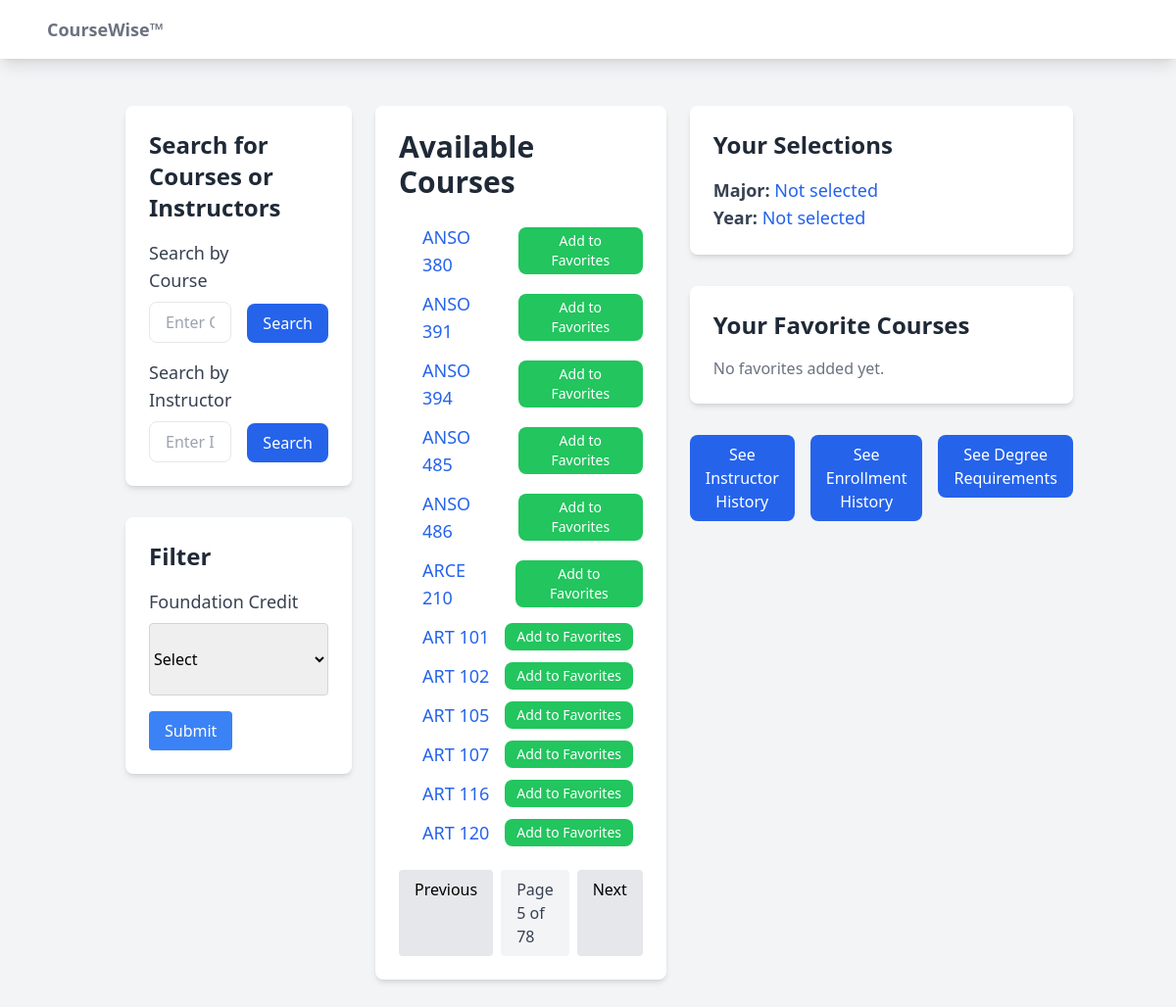
The app's page /courses/?page=5 with its own data.
### courses/models.py (models this page shows)
class CourseInfo(models.Model):
    semester = models.CharField(max_length=255)
    year = models.CharField(max_length=255)
    subject = models.CharField(max_length=255)
    course_number = models.IntegerField()
    course_title = models.CharField(max_length=255)
    catalog_title = models.CharField(max_length=255)
    f_credits = models.CharField(max_length=255)
    prereqs = models.CharField(max_length=255)
    meeting_pattern = models.CharField(max_length=255)
    meeting_time = models.CharField(max_length=255)
    instructor = models.CharField(max_length=255)
    max_enrollment = models.IntegerField()
    students_enrolled = models.IntegerField()
    primary_requests = models.IntegerField()
    major_requests = models.IntegerField()
    senior_requests = models.IntegerField()
    seniors_enrolled = models.IntegerField()
    junior_requests = models.IntegerField()
    juniors_enrolled = models.IntegerField()
    sophomore_requests = models.IntegerField()
    sophomores_enrolled = models.IntegerField()
    first_year_requests = models.IntegerField()
    first_years_enrolled = models.IntegerField()

### courses/views.py (the view, shortened to what this page needs)
# urls.py: 2. Add a URL to urlpatterns:  path('', views.home, name='home')
def home(request):
    f_credit = request.POST.get('f_credit', 'Not selected')
    major = request.session.get('major', 'Not selected')
    year = request.session.get('year', 'Not selected')
    if f_credit == 'Not selected':
        courses = CourseInfo.objects.values('subject', 'course_number').distinct().order_by('subject', 'course_number')
    else:
        courses = CourseInfo.objects.filter(f_credits__icontains=f_credit).values('subject', 'course_number').distinct().order_by('subject', 'course_number')
    favorites = request.session.get('favorites', [])
    favorite_courses = []
    for fav in favorites:
        subject, course_number = fav.split('-')
        course = CourseInfo.objects.filter(subject=subject, course_number=course_number).first()
        if course:
            favorite_courses.append(course)
    course_search = request.GET.get('courseSearch', '').strip()
    instructor_search = request.GET.get('instructorSearch', '').strip()
    paginator = Paginator(courses, 12)  # Show 12 courses per page
    page_number = request.GET.get('page')
    page_obj = paginator.get_page(page_number)
    return render(request, 'home.html', {
        'major': major,
        'year': year,
        'course_search': course_search,
        'instructor_search': instructor_search,
        'courses': page_obj,
        'favorite_courses': favorite_courses
    })

### templates/home.html (shortened to what this page needs)
{% extends "base.html" %}
{% block content %}
    <div class="flex container mx-auto px-6 py-8">
        <div class="container justify-start basis-1/4">
            <div class="bg-white shadow-md rounded-lg p-6 mb-8">
                <h2 class="text-2xl font-semibold text-gray-800 mb-4">Search for Courses or Instructors</h2>
                <form method="get" action="{% url 'home' %}" class="flex space-x-4 mb-4">
                    <div class="flex flex-col w-full">
                        <label for="courseSearch" class="text-lg font-medium text-gray-700 mb-2">Search by Course</label>
                        <input type="text" id="courseSearch" name="courseSearch" value="{{ course_search }}" class="px-4 py-2 border rounded-lg w-full" placeholder="Enter Course" />
                    </div>
                    <div class="flex items-end">
                        <button type="submit" class="bg-blue-600 text-white py-2 px-4 rounded-lg hover:bg-blue-700 transition-all duration-300">
                            Search
                        </button>
                    </div>
                </form>
                <form method="get" action="{% url 'instructor_history' %}" class="flex space-x-4">
                    <div class="flex flex-col w-full">
                        <label for="instructorSearch" class="text-lg font-medium text-gray-700 mb-2">Search by Instructor</label>
                        <input type="text" id="instructorSearch" name="instructorSearch" value="{{ instructor_search }}" class="px-4 py-2 border rounded-lg w-full" placeholder="Enter Instructor" />
                    </div>
                    <div class="flex items-end">
                        <button type="submit" class="bg-blue-600 text-white py-2 px-4 rounded-lg hover:bg-blue-700 transition-all duration-300">
                            Search
                        </button>
                    </div>
                </form>
            </div>
            <div class="bg-white shadow-md rounded-lg p-6 mb-8">
                <h2 class="text-2xl font-semibold text-gray-800 mb-4">Filter</h2>
                <form method="POST" action="{% url 'home' %}">
                    <div class="mb-4">
                        <label for="f_credit" class="block text-lg font-medium text-gray-700">Foundation Credit</label>
                        <select id="f_credit" name="f_credit" class="mt-2 py-6 border border-gray-300 rounded w-full">
                            <option value="">Select</option>
                        </select>
                    </div>
                    <button type="submit" class="bg-blue-500 text-white py-2 px-4 rounded hover:bg-blue-700">Submit</button>
                </form>
            </div>
        </div>
        <div class="container justify-center px-6 basis-2/4">
            <div class="bg-white shadow-md rounded-lg p-6">
                <h1 class="text-3xl font-semibold text-gray-800 mb-6">Available Courses</h1>
                <ul class="list-disc pl-6 space-y-3">
                    {% for course in courses %}
                        <li class="text-lg text-gray-700 flex items-center">
                            <a href="{% url 'course_page' course.subject course.course_number %}" class="text-blue-600 hover:text-blue-800 transition-all duration-300 mr-4">
                                {{ course.subject }} {{ course.course_number }}
                            </a>
                            <button onclick="addToFavorites('{{ course.subject }}', '{{ course.course_number }}')"
                                    class="bg-green-500 text-white py-1 px-3 rounded-lg hover:bg-green-600 transition-all duration-300 text-sm">
                                Add to Favorites
                            </button>
                        </li>
                    {% empty %}
                        <li class="text-gray-500">No courses available.</li>
                    {% endfor %}
                </ul>
                <div class="mt-6 flex justify-center space-x-2">
                    {% if courses.has_previous %}
                        <a href="?page={{ courses.previous_page_number }}{% if course_search %}&courseSearch={{ course_search }}{% endif %}" class="px-4 py-2 bg-gray-200 rounded hover:bg-gray-300">Previous</a>
                    {% endif %}
                    <span class="px-4 py-2 bg-gray-100 rounded text-gray-700">Page {{ courses.number }} of {{ courses.paginator.num_pages }}</span>
                    {% if courses.has_next %}
                        <a href="?page={{ courses.next_page_number }}{% if course_search %}&courseSearch={{ course_search }}{% endif %}" class="px-4 py-2 bg-gray-200 rounded hover:bg-gray-300">Next</a>
                    {% endif %}
                </div>
            </div>
        </div>
        <div class="container justify-end basis-1/4">
            <div class="bg-white shadow-md rounded-lg p-6 mb-8">
                <h2 class="text-2xl font-semibold text-gray-800 mb-4">Your Selections</h2>
                <p class="text-lg font-medium text-gray-700">
                    <strong>Major:</strong> <span class="text-blue-600">{{ major }}</span>
                </p>
                <p class="text-lg font-medium text-gray-700">
                    <strong>Year:</strong> <span class="text-blue-600">{{ year }}</span>
                </p>
            </div>
            <div class="bg-white shadow-md rounded-lg p-6 mb-8">
                <h2 class="text-2xl font-semibold text-gray-800 mb-4">Your Favorite Courses</h2>
                {% if favorite_courses %}
                    <ul class="space-y-3">
                        {% for course in favorite_courses %}
                            <li class="flex items-center justify-between">
                                <a href="{% url 'course_page' course.subject course.course_number %}" class="text-blue-600 hover:text-blue-800 transition-all duration-300">
                                    {{ course.subject }} {{ course.course_number }}
                                </a>
                                <button onclick="removeFromFavorites('{{ course.subject }}', '{{ course.course_number }}')"
                                        class="bg-red-500 text-white py-1 px-3 rounded-lg hover:bg-red-600 transition-all duration-300 text-sm">
                                    Remove
                                </button>
                            </li>
                        {% endfor %}
                    </ul>
                {% else %}
                    <p class="text-gray-500">No favorites added yet.</p>
                {% endif %}
            </div>
            <div class="flex space-x-4 mb-6">
                <a href="{% url 'instructor_history' %}">
                    <button class="bg-blue-600 text-white py-2 px-4 rounded-lg hover:bg-blue-700 transition-all duration-300 w-full sm:w-auto">
                        See Instructor History
                    </button>
                </a>
                <a href="{% url 'historical_patterns' %}">
                    <button class="bg-blue-600 text-white py-2 px-4 rounded-lg hover:bg-blue-700 transition-all duration-300 w-full sm:w-auto">
                        See Enrollment History
                    </button>
                </a>
                <a href="{% url 'degree_requirements' %}">
                    <button class="bg-blue-600 text-white py-2 px-4 rounded-lg hover:bg-blue-700 transition-all duration-300 w-full sm:w-auto">
                        See Degree Requirements
                    </button>
                </a>
            </div>
        </div>
    </div>
{% endblock %}

### records on screen
CourseInfo: subject "ANSO", course_number "380"
CourseInfo: subject "ANSO", course_number "394"
CourseInfo: subject "ARCE", course_number "210"
CourseInfo: subject "ART", course_number "120"

### other values on screen
{{ course.subject }} "ANSO" "ANSO" "ANSO" "ART" "ART" "ART" "ART" "ART"
{{ course.course_number }} "391" "485" "486" "101" "102" "105" "107" "116"
{{ courses.number }} "5"
{{ courses.paginator.num_pages }} "78"
{{ major }} "Not selected"
{{ year }} "Not selected"
